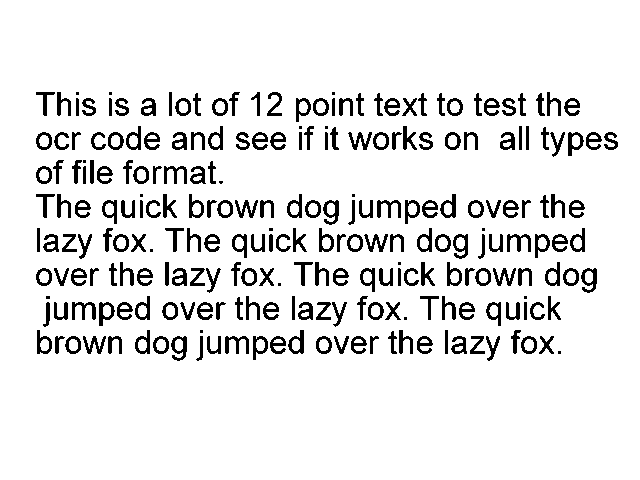
#> input picture Character Recognition (OCR) Project/test.png, 640 x 480 px, given in place of the camera
$ python Medindo_AlturaLargura.py
#> lines starting #> are read from the running program, lines starting #| are printed output that depends on the picture; after the words box and inside, x2 and y2 are one past the last pixel; in counts of white or black regions, pixels touching at a corner belong together
import cv2
import numpy as np

cap = cv2.VideoCapture(0)

while True:
    _, frame = cap.read()
#> frame is the input picture: shape (480, 640, 3); 90.5% white; 239 black regions (19 under 20 px), largest, box (x1, y1, x2, y2) and area: (72, 302, 96, 320) 207, (377, 200, 401, 218) 206, (225, 336, 249, 354) 206

    # Primeiro conjunto representa a autura vertical,  0 = parte superior, 400 = parte inferior

    # Coloca em gray scale
    cinza = cv2.cvtColor(frame, cv2.COLOR_BGR2GRAY)

    # APlica threshold, variavel "_" para n ter q importar a herança, variavel nula
    _, threshold = cv2.threshold(cinza, 100, 200, type=cv2.THRESH_BINARY)

    # Cria o kernel
    kernel = np.ones((5,5),np.uint8)

    # Aplica o efeito de dilatação da camera
    dilation = cv2.dilate(threshold, kernel, iterations = 2)
#> dilation: shape (480, 640); every value is 200

    # Achando os contornos
    counturns,_ = cv2.findContours(dilation, cv2.RETR_TREE, cv2.CHAIN_APPROX_SIMPLE)
#> counturns = [[[0, 0], [0, 479], [639, 479], [639, 0]]]

    # Calculando o contorno e aplicando no frame
    for (i, c) in enumerate(counturns):
        (x, y, w, h) = cv2.boundingRect(c)
        area = cv2.contourArea(c)
        cv2.rectangle(frame, (x,y), (x+w,y+h), (0, 225, 0), 2)
        # Calculando os CM
        cmY = (h*15)/120
        cmX = (w*10)/71
        # Mostrando na tela
        cv2.putText(frame, str(int(cmY)), (x, y+h+15), cv2.FONT_HERSHEY_SIMPLEX, 0.4, (0, 255, 255), 1)
        cv2.putText(frame, str(int(cmX)), (x+w+15, y), cv2.FONT_HERSHEY_SIMPLEX, 0.4, (0, 255, 255), 1)
#> this loop made 1 pass
#> (c, x, y, w, h, area, cmY, cmX) on pass 1: ([[0, 0], [0, 479], [639, 479], [639, 0]], 0, 0, 640, 480, 306081, 60, 90.14)
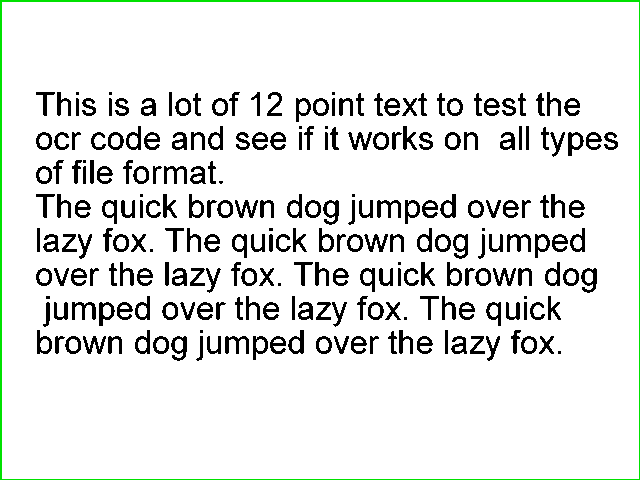
#> frame: shape (480, 640, 3); 1.09% of pixels changed, all inside (x1, y1, x2, y2) = (0, 0, 640, 480)

    #Mostrando a imagem na tela
    cv2.imshow("frame", frame)
    cv2.imshow('teste', dilation)

    key = cv2.waitKey(1)
#> (key Esc is pressed here)
    if key == 27:
        break

#> (the run stopped early here; a loop or call above may not have finished)
